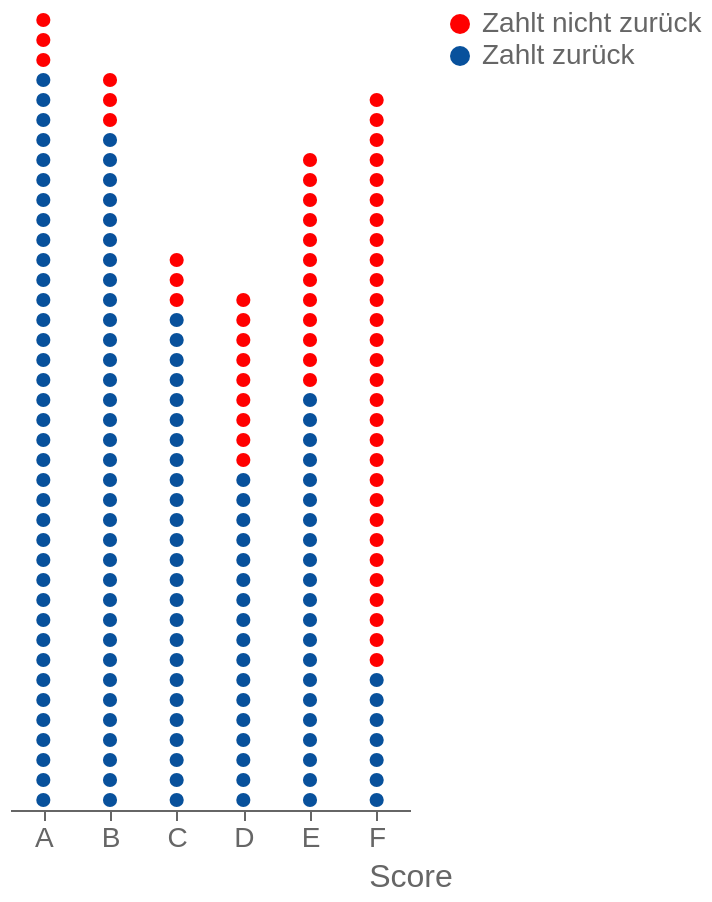

Here is the Vega-Lite specification saved for this chart:
### Vega-Lite specification from a JSON file in a GitHub repository (floating-point values rounded to 4 significant figures; data arrays with more than 128 entries replaced by an {"elided": "..."} marker saying what was removed)
{"config": {"text": {"color": "#666", "fontSize": 14}, "title": {"font": "Arial, sans-serif", "anchor": "start", "titleFontWeight": "bold", "labelFontWeight": "normal", "fontSize": 30, "titleFontSize": 14, "labelFontSize": 14, "color": "#333", "titleColor": "#333", "labelColor": "#666", "tickColor": "#666", "domainColor": "#666", "subtitleColor": "#666", "subtitleFontSize": 14}, "header": {"titleFontSize": 18, "labelFontSize": 18, "color": "#666", "titleColor": "#666", "labelColor": "#666", "fontWeight": "normal", "titleFontWeight": "normal", "labelFontWeight": "normal"}, "view": {"height": 800, "width": 800, "strokeWidth": 0, "fill": "white"}, "axis": {"domain": true, "domainColor": "#666", "domainWidth": 1, "gridWidth": 1, "labelAngle": 0, "tickSize": 5, "gridCap": "round", "gridDash": [2, 4], "fontWeight": "normal", "titleFontWeight": "normal", "labelFontWeight": "normal", "fontSize": 30, "titleFontSize": 16, "labelFontSize": 14, "color": "#666", "titleColor": "#666", "labelColor": "#666", "tickColor": "#666"}, "axisX": {"titleAnchor": "end", "titleAlign": "center"}, "axisY": {"titleAnchor": "end", "titleAngle": 0, "titleAlign": "center", "titleY": -15, "titleX": 0}, "legend": {"fontWeight": "normal", "titleFontWeight": "normal", "labelFontWeight": "normal", "fontSize": 30, "titleFontSize": 16, "labelFontSize": 14, "color": "#666", "titleColor": "#666", "labelColor": "#666", "tickColor": "#666", "domainColor": "#666"}}, "data": {"name": "data-76fd74a5b8e47092b981c537fe908062"}, "mark": {"type": "circle", "opacity": 1, "size": 50}, "encoding": {"color": {"field": "defaults", "scale": {"range": ["red", "#08519c"]}, "title": null, "type": "nominal"}, "x": {"field": "score", "scale": {"domain": ["A", "B", "C", "D", "E", "F"]}, "title": "Score", "type": "nominal"}, "y": {"axis": null, "field": "id", "sort": "descending", "title": null, "type": "nominal"}}, "height": 400, "resolve": {"scale": {"x": "independent"}}, "transform": [{"window": [{"op": "rank", "field": "", "as": "id"}], "groupby": ["score"]}], "width": 200, "$schema": "https://vega.github.io/schema/vega-lite/v5.20.1.json", "datasets": {"data-76fd74a5b8e47092b981c537fe908062": {"elided": "200 records"}}}
